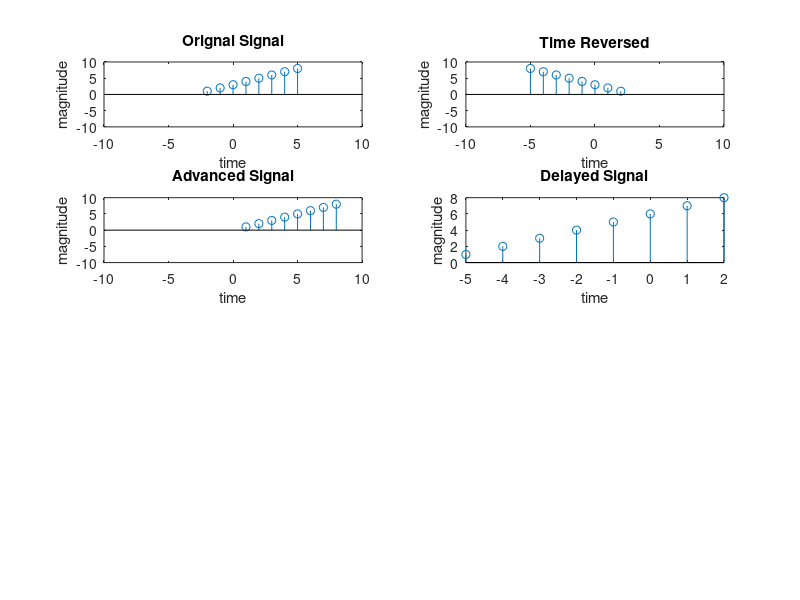

Reproduce this figure in MATLAB.
clc;
close all;
clear all;

n = -2:5
value = [1,2,3,4,5,6,7,8]
%Axis command sets the upper and lower limits of the axes
axis([-10 10 -10 10]);
subplot(4,2,1)
stem (n, value);
xlabel ('time');
ylabel ('magnitude');
title('Orignal Signal');


%Time Reversal
mirror = fliplr(value)
new_value = fliplr(-n)
axis([-10 10 -10 10]);
subplot (4,2,2)
stem (new_value, mirror);
xlabel ('time');
ylabel ('magnitude');
title('Time Reversed');


%Time Shifting
adv = n + 3;
del = n - 3;

axis([-10 10 -10 10]);
subplot(4,2,3)
stem (adv, value);
xlabel ('time');
ylabel ('magnitude');
title('Advanced Signal');


axis([-10 10 -10 10]);
subplot(4,2,4)
stem (del, value);
xlabel ('time');
ylabel ('magnitude');
title('Delayed Signal');

